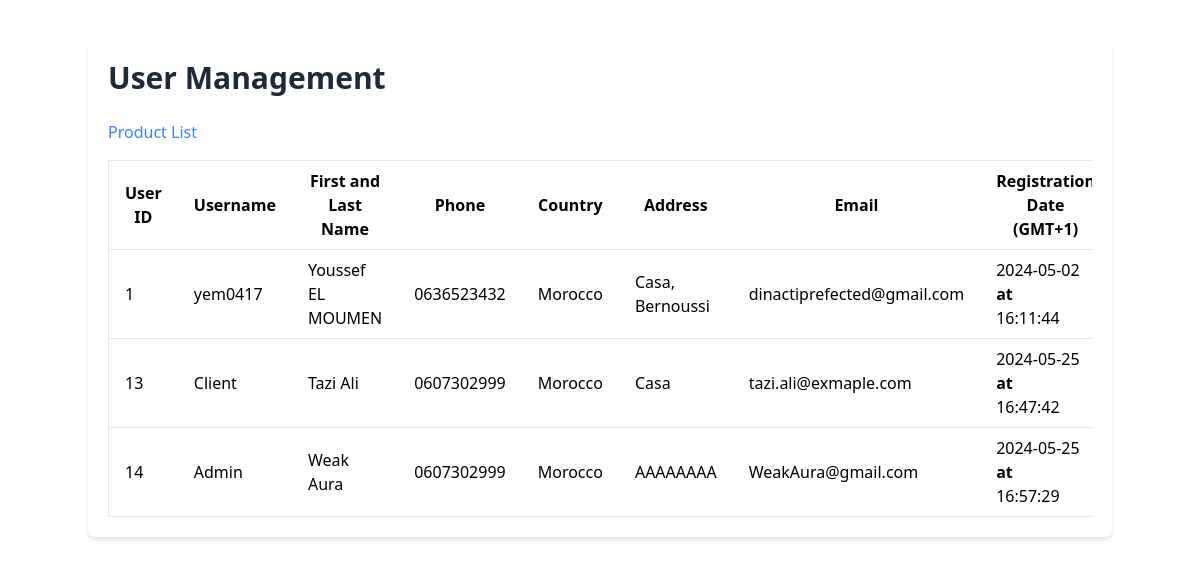
Before: /User/User_Management_Old.php (signed in) with the older database file.
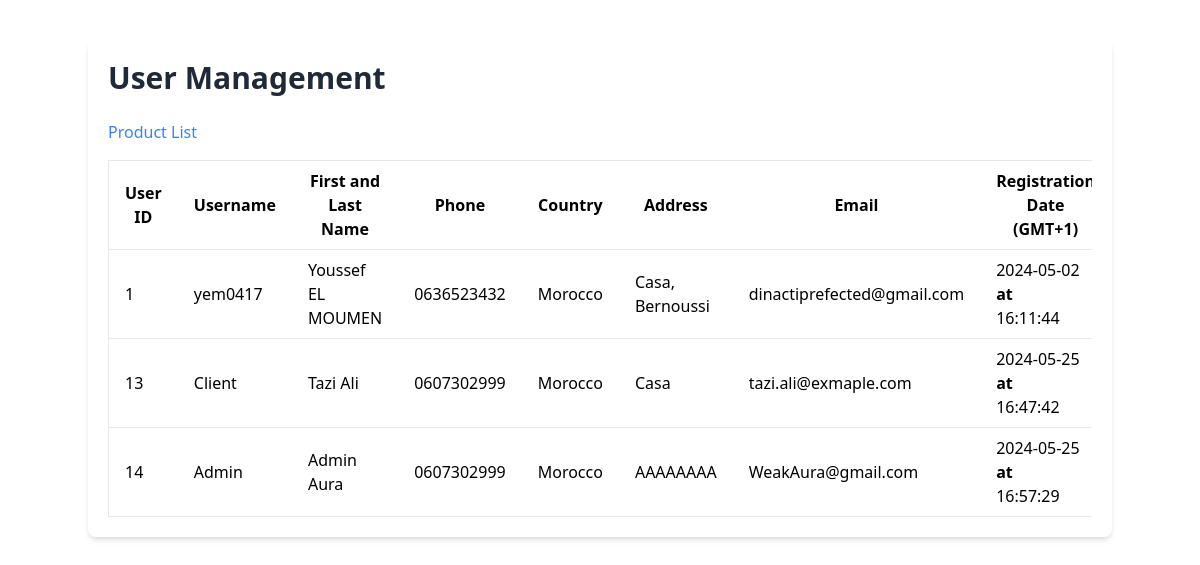
After: the same page with the newer database file.
### tables this page shows
CREATE TABLE `users` (
  `User_ID` int NOT NULL AUTO_INCREMENT,
  `User_Username` varchar(255) DEFAULT NULL,
  `User_FirstName` varchar(255) DEFAULT NULL,
  `User_LastName` varchar(255) DEFAULT NULL,
  `User_Phone` varchar(255) DEFAULT NULL,
  `User_Country` varchar(255) DEFAULT NULL,
  `User_Address` varchar(255) DEFAULT NULL,
  `User_Email` varchar(255) DEFAULT NULL,
  `User_Password` varchar(255) DEFAULT NULL,
  `User_RegisterationDate` timestamp NULL DEFAULT CURRENT_TIMESTAMP,
  `User_Role` enum('Owner','Admin','Client') NOT NULL DEFAULT 'Client',
  PRIMARY KEY (`User_ID`),
  UNIQUE KEY `User_Username` (`User_Username`)
);

### User/User_Management_Old.php (the view, shortened to what this page needs)
<!DOCTYPE html>
<html lang="en">
<head>
    <link href="../output.css" rel="stylesheet">
    <?php
    include_once ("../DB_Connexion.php");
    $UserQuery = "SELECT User_ID, User_Username, User_FirstName, User_LastName, User_Phone, User_Country, User_Address, User_Email,
                  User_RegisterationDate, User_Role FROM Users";
    $pdostmt = $connexion->prepare($UserQuery);
    $pdostmt->execute();
    ?>
</head>
<body class="bg-gray-100">
    <div class="container mx-auto mt-10 p-5 bg-white shadow-md rounded-lg">
        <h1 class="text-3xl font-bold mb-6 text-gray-800">User Management</h1>
        <a href="../Product/Products_List.php" class="text-blue-500 hover:underline mb-4 inline-block">Product List</a>
        <div class="overflow-x-auto">
            <table class="min-w-full bg-white border border-gray-200">
                <thead>
                    <tr>
                        <th class="py-2 px-4 border-b">User ID</th>
                        <th class="py-2 px-4 border-b">Username</th>
                        <th class="py-2 px-4 border-b">First and Last Name</th>
                        <th class="py-2 px-4 border-b">Phone</th>
                        <th class="py-2 px-4 border-b">Country</th>
                        <th class="py-2 px-4 border-b">Address</th>
                        <th class="py-2 px-4 border-b">Email</th>
                        <th class="py-2 px-4 border-b">Registration Date<br>(GMT+1)</th>
                    </tr>
                </thead>
                <tbody>
                    <?php if ($pdostmt) {
                        while ($ligne = $pdostmt->fetch(PDO::FETCH_ASSOC)): ?>
                            <tr class="hover:bg-gray-100">
                                <td class="py-2 px-4 border-b"><?php echo $ligne['User_ID'] ?></td>
                                <td class="py-2 px-4 border-b"><?php echo $ligne['User_Username'] ?></td>
                                <td class="py-2 px-4 border-b"><?php echo $ligne['User_FirstName'] . ' ' . $ligne['User_LastName'] ?></td>
                                <td class="py-2 px-4 border-b"><?php echo $ligne['User_Phone'] ?></td>
                                <td class="py-2 px-4 border-b"><?php echo $ligne['User_Country'] ?></td>
                                <td class="py-2 px-4 border-b"><?php echo $ligne['User_Address'] ?></td>
                                <td class="py-2 px-4 border-b"><?php echo $ligne['User_Email'] ?></td>
                                <td class="py-2 px-4 border-b">
                                    <?php echo date('Y-m-d', strtotime($ligne["User_RegisterationDate"])) . '<br><b> at </b><br>' . date('H:i:s', strtotime($ligne["User_RegisterationDate"])); ?>
                                </td>
                            </tr>
                        <?php endwhile;} ?>
                </tbody>
            </table>
        </div>
    </div>
</body>
</html>

Changed rows visible on the page:
changed users "Admin": User_FirstName "Weak" → "Admin"
